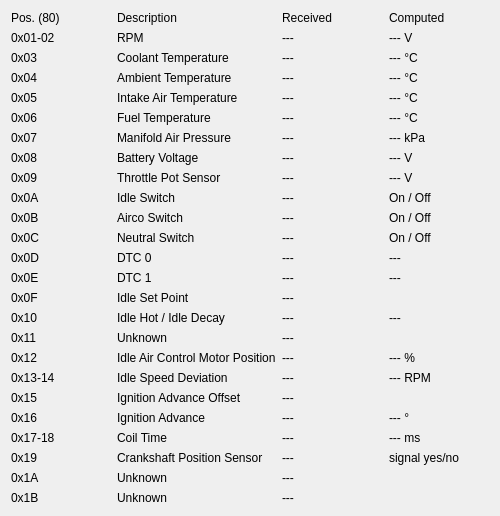
    <widget class="QWidget" name="raw_2">
      <property name="geometry">
       <rect>
        <x>620</x>
        <y>10</y>
        <width>500</width>
        <height>504</height>
       </rect>
      </property>

      <layout class="QGridLayout" name="HF_table_2">

       <item row="0" column="0">
        <widget class="QLabel" name="header_5">
         <property name="text">
          <string>Pos. (80)</string>
         </property>
        </widget>
       </item>
        <item row="0" column="1">
        <widget class="QLabel" name="header_6">
         <property name="text">
          <string>Description</string>
         </property>
        </widget>
       </item>
        <item row="0" column="2">
        <widget class="QLabel" name="header_7">
         <property name="text">
          <string>Received</string>
         </property>
        </widget>
       </item>
        <item row="0" column="3">
        <widget class="QLabel" name="header_8">
         <property name="text">
          <string>Computed</string>
         </property>
        </widget>
       </item>

       <item row="1" column="0">
        <widget class="QLabel" name="Ax01">
         <property name="text">
          <string>0x01-02</string>
         </property>
        </widget>
       </item>
       <item row="1" column="1">
        <widget class="QLabel" name="label_80x01">
         <property name="text">
          <string>RPM</string>
         </property>
        </widget>
       </item>
       <item row="1" column="2">
        <widget class="QLabel" name="m_80_01">
		<property name="text">
		<string>---</string>
		</property>
        </widget>
       </item>
	   <item row="1" column="3">
        <widget class="QLabel" name="r_80_01">
		<property name="text">
		<string>--- V</string>
		</property>
        </widget>
       </item> 

       <item row="3" column="0">
        <widget class="QLabel" name="Ax03">
         <property name="text">
          <string>0x03</string>
         </property>
        </widget>
       </item>
       <item row="3" column="1">
        <widget class="QLabel" name="label_80x03">
         <property name="text">
          <string>Coolant Temperature</string>
         </property>
        </widget>
       </item>
       <item row="3" column="2">
        <widget class="QLabel" name="m_80_03">
		<property name="text">
		<string>---</string>
		</property>
        </widget>
       </item>
	   <item row="3" column="3">
        <widget class="QLabel" name="r_80_03">
		<property name="text">
		<string>--- °C</string>
		</property>
        </widget>
       </item> 

       <item row="4" column="0">
        <widget class="QLabel" name="Ax04">
         <property name="text">
          <string>0x04</string>
         </property>
        </widget>
       </item>
       <item row="4" column="1">
        <widget class="QLabel" name="label_80x04">
         <property name="text">
          <string>Ambient Temperature</string>
         </property>
        </widget>
       </item>
       <item row="4" column="2">
        <widget class="QLabel" name="m_80_04">
		<property name="text">
		<string>---</string>
		</property>
        </widget>
       </item>
	   <item row="4" column="3">
        <widget class="QLabel" name="r_80_04">
		<property name="text">
		<string>--- °C</string>
		</property>
        </widget>
       </item>

        <item row="5" column="0">
        <widget class="QLabel" name="Ax05">
         <property name="text">
          <string>0x05</string>
         </property>
        </widget>
       </item>
       <item row="5" column="1">
        <widget class="QLabel" name="label_80x05">
         <property name="text">
          <string>Intake Air Temperature</string>
         </property>
        </widget>
       </item>
       <item row="5" column="2">
        <widget class="QLabel" name="m_80_05">
		<property name="text">
		<string>---</string>
		</property>
        </widget>
       </item>
	   <item row="5" column="3">
        <widget class="QLabel" name="r_80_05">
		<property name="text">
		<string>--- °C</string>
		</property>
        </widget>
       </item>

        <item row="6" column="0">
        <widget class="QLabel" name="Ax06">
         <property name="text">
          <string>0x06</string>
         </property>
        </widget>
       </item>
       <item row="6" column="1">
        <widget class="QLabel" name="label_80x06">
         <property name="text">
          <string>Fuel Temperature</string>
         </property>
        </widget>
       </item>
       <item row="6" column="2">
        <widget class="QLabel" name="m_80_06">
		<property name="text">
		<string>---</string>
		</property>
        </widget>
       </item>
	   <item row="6" column="3">
        <widget class="QLabel" name="r_80_06">
		<property name="text">
		<string>--- °C</string>
		</property>
        </widget>
       </item>

        <item row="7" column="0">
        <widget class="QLabel" name="Ax07">
         <property name="text">
          <string>0x07</string>
         </property>
        </widget>
       </item>
       <item row="7" column="1">
        <widget class="QLabel" name="label_80x07">
         <property name="text">
          <string>Manifold Air Pressure</string>
         </property>
        </widget>
       </item>
       <item row="7" column="2">
        <widget class="QLabel" name="m_80_07">
		<property name="text">
		<string>---</string>
		</property>
        </widget>
       </item>
		<item row="7" column="3">
        <widget class="QLabel" name="r_80_07">
		<property name="text">
		<string>--- kPa</string>
		</property>
        </widget>
       </item> 

        <item row="8" column="0">
        <widget class="QLabel" name="Ax08">
         <property name="text">
          <string>0x08</string>
         </property>
        </widget>
       </item>
       <item row="8" column="1">
        <widget class="QLabel" name="label_80x08">
         <property name="text">
          <string>Battery Voltage</string>
         </property>
        </widget>
       </item>
       <item row="8" column="2">
        <widget class="QLabel" name="m_80_08">
		<property name="text">
		<string>---</string>
		</property>
        </widget>
		</item>
		<item row="8" column="3">
        <widget class="QLabel" name="r_80_08">
		<property name="text">
		<string>--- V</string>
		</property>
        </widget>
       </item> 

        <item row="9" column="0">
        <widget class="QLabel" name="Ax09">
         <property name="text">
          <string>0x09</string>
         </property>
        </widget>
       </item>
       <item row="9" column="1">
        <widget class="QLabel" name="label_80x09">
         <property name="text">
          <string>Throttle Pot Sensor</string>
         </property>
        </widget>
       </item>
       <item row="9" column="2">
        <widget class="QLabel" name="m_80_09">
		<property name="text">
		<string>---</string>
		</property>
        </widget>
       </item>
	   <item row="9" column="3">
        <widget class="QLabel" name="r_80_09">
		<property name="text">
		<string>--- V</string>
		</property>
        </widget>
       </item>	   

        <item row="10" column="0">
        <widget class="QLabel" name="Ax0A">
         <property name="text">
          <string>0x0A</string>
         </property>
        </widget>
       </item>
       <item row="10" column="1">
        <widget class="QLabel" name="label_80x0A">
         <property name="text">
          <string>Idle Switch</string>
         </property>
        </widget>
       </item>
       <item row="10" column="2">
        <widget class="QLabel" name="m_80_0A">
		<property name="text">
		<string>---</string>
		</property>
        </widget>
       </item>
	   <item row="10" column="3">
        <widget class="QLabel" name="r_80_0A">
		<property name="text">
		<string>On / Off</string>
		</property>
        </widget>
       </item>

        <item row="11" column="0">
        <widget class="QLabel" name="Ax0B">
         <property name="text">
          <string>0x0B</string>
         </property>
        </widget>
       </item>
       <item row="11" column="1">
        <widget class="QLabel" name="label_80x0B">
         <property name="text">
          <string>Airco Switch</string>
         </property>
        </widget>
       </item>
       <item row="11" column="2">
        <widget class="QLabel" name="m_80_0B">
		<property name="text">
		<string>---</string>
		</property>
        </widget>
       </item>
	   <item row="11" column="3">
        <widget class="QLabel" name="r_80_0B">
		<property name="text">
		<string>On / Off</string>
		</property>
        </widget>
       </item>

        <item row="12" column="0">
        <widget class="QLabel" name="Ax0C">
         <property name="text">
          <string>0x0C</string>
         </property>
        </widget>
       </item>
       <item row="12" column="1">
        <widget class="QLabel" name="label_80x0C">
         <property name="text">
          <string>Neutral Switch</string>
         </property>
        </widget>
       </item>
       <item row="12" column="2">
        <widget class="QLabel" name="m_80_0C">
		<property name="text">
		<string>---</string>
		</property>
        </widget>
       </item>
	   <item row="12" column="3">
        <widget class="QLabel" name="r_80_0C">
		<property name="text">
		<string>On / Off</string>
		</property>
        </widget>
       </item>

        <item row="13" column="0">
        <widget class="QLabel" name="Ax0D">
         <property name="text">
          <string>0x0D</string>
         </property>
        </widget>
       </item>
       <item row="13" column="1">
        <widget class="QLabel" name="label_80x0D">
         <property name="text">
          <string>DTC 0</string>
         </property>
        </widget>
       </item>
       <item row="13" column="2">
        <widget class="QLabel" name="m_80_0D">
		<property name="text">
		<string>---</string>
		</property>
        </widget>
       </item>
	   	<item row="13" column="3">
        <widget class="QLabel" name="r_80_0D">
		<property name="text">
		<string>---</string>
		</property>
        </widget>
       </item>

        <item row="14" column="0">
        <widget class="QLabel" name="Ax0E">
         <property name="text">
          <string>0x0E</string>
         </property>
        </widget>
       </item>
       <item row="14" column="1">
        <widget class="QLabel" name="label_80x0E">
         <property name="text">
          <string>DTC 1</string>
         </property>
        </widget>
       </item>
       <item row="14" column="2">
        <widget class="QLabel" name="m_80_0E">
		<property name="text">
		<string>---</string>
		</property>
        </widget>
       </item>
	   	<item row="14" column="3">
        <widget class="QLabel" name="r_80_0E">
		<property name="text">
		<string>---</string>
		</property>
        </widget>
       </item>

        <item row="15" column="0">
        <widget class="QLabel" name="Ax0F">
         <property name="text">
          <string>0x0F</string>
         </property>
        </widget>
       </item>
       <item row="15" column="1">
        <widget class="QLabel" name="label_80x0F">
         <property name="text">
          <string>Idle Set Point</string>
         </property>
        </widget>
       </item>
       <item row="15" column="2">
        <widget class="QLabel" name="m_80_0F">
		<property name="text">
		<string>---</string>
		</property>
        </widget>
       </item>

        <item row="16" column="0">
        <widget class="QLabel" name="Ax10">
         <property name="text">
          <string>0x10</string>
         </property>
        </widget>
       </item>
       <item row="16" column="1">
        <widget class="QLabel" name="label_80x10">
         <property name="text">
          <string>Idle Hot / Idle Decay</string>
         </property>
        </widget>
       </item>
       <item row="16" column="2">
        <widget class="QLabel" name="m_80_10">
		<property name="text">
		<string>---</string>
		</property>
        </widget>
       </item>
	   <item row="16" column="3">
        <widget class="QLabel" name="r_80_10">
		<property name="text">
		<string>---</string>
		</property>
        </widget>
       </item>

        <item row="17" column="0">
        <widget class="QLabel" name="Ax11">
         <property name="text">
          <string>0x11</string>
         </property>
        </widget>
       </item>
       <item row="17" column="1">
        <widget class="QLabel" name="label_80x11">
         <property name="text">
          <string>Unknown</string>
         </property>
        </widget>
       </item>
       <item row="17" column="2">
        <widget class="QLabel" name="m_80_11">
		<property name="text">
		<string>---</string>
		</property>
        </widget>
       </item>

        <item row="18" column="0">
        <widget class="QLabel" name="Ax12">
         <property name="text">
          <string>0x12</string>
         </property>
        </widget>
       </item>
       <item row="18" column="1">
        <widget class="QLabel" name="label_80x12">
         <property name="text">
          <string>Idle Air Control Motor Position</string>
         </property>
        </widget>
       </item>
       <item row="18" column="2">
        <widget class="QLabel" name="m_80_12">
		<property name="text">
		<string>---</string>
		</property>
        </widget>
       </item>
	   <item row="18" column="3">
        <widget class="QLabel" name="r_80_12">
		<property name="text">
		<string>--- %</string>
		</property>
        </widget>
       </item>

        <item row="19" column="0">
        <widget class="QLabel" name="Ax13">
         <property name="text">
          <string>0x13-14</string>
         </property>
        </widget>
       </item>
       <item row="19" column="1">
        <widget class="QLabel" name="label_80x13">
         <property name="text">
          <string>Idle Speed Deviation</string>
         </property>
        </widget>
       </item>
       <item row="19" column="2">
        <widget class="QLabel" name="m_80_13">
		<property name="text">
		<string>---</string>
		</property>
        </widget>
       </item>
	   <item row="19" column="3">
        <widget class="QLabel" name="r_80_13">
		<property name="text">
		<string>--- RPM</string>
		</property>
        </widget>
       </item> 


        <item row="21" column="0">
        <widget class="QLabel" name="Ax15">
         <property name="text">
          <string>0x15</string>
         </property>
        </widget>
       </item>
       <item row="21" column="1">
        <widget class="QLabel" name="label_80x15">
         <property name="text">
          <string>Ignition Advance Offset</string>
         </property>
        </widget>
       </item>
       <item row="21" column="2">
        <widget class="QLabel" name="m_80_15">
		<property name="text">
		<string>---</string>
		</property>
        </widget>
       </item>

        <item row="22" column="0">
        <widget class="QLabel" name="Ax16">
         <property name="text">
          <string>0x16</string>
         </property>
        </widget>
       </item>
       <item row="22" column="1">
        <widget class="QLabel" name="label_80x16">
         <property name="text">
          <string>Ignition Advance</string>
         </property>
        </widget>
       </item>
       <item row="22" column="2">
        <widget class="QLabel" name="m_80_16">
		<property name="text">
		<string>---</string>
		</property>
        </widget>
       </item>
	   <item row="22" column="3">
        <widget class="QLabel" name="r_80_16">
		<property name="text">
		<string>--- °</string>
		</property>
        </widget>
       </item>	

       <item row="23" column="0">
        <widget class="QLabel" name="Ax17">
         <property name="text">
          <string>0x17-18</string>
         </property>
        </widget>
       </item>
       <item row="23" column="1">
        <widget class="QLabel" name="label_80x17">
         <property name="text">
          <string>Coil Time</string>
         </property>
        </widget>
       </item>
       <item row="23" column="2">
        <widget class="QLabel" name="m_80_17">
		<property name="text">
		<string>---</string>
		</property>
        </widget>
       </item>
	   <item row="23" column="3">
        <widget class="QLabel" name="r_80_17">
		<property name="text">
		<string>--- ms</string>
		</property>
        </widget>
       </item>	


       <item row="25" column="0">
        <widget class="QLabel" name="Ax19">
         <property name="text">
          <string>0x19</string>
         </property>
        </widget>
       </item>
       <item row="25" column="1">
        <widget class="QLabel" name="label_80x19">
         <property name="text">
          <string>Crankshaft Position Sensor</string>
         </property>
        </widget>
       </item>
       <item row="25" column="2">
        <widget class="QLabel" name="m_80_19">
		<property name="text">
		<string>---</string>
		</property>
        </widget>
       </item>
	   <item row="25" column="3">
        <widget class="QLabel" name="r_80_19">
		<property name="text">
		<string>signal yes/no</string>
		</property>
        </widget>
       </item>

       <item row="26" column="0">
        <widget class="QLabel" name="Ax1A">
         <property name="text">
          <string>0x1A</string>
         </property>
        </widget>
       </item>
       <item row="26" column="1">
        <widget class="QLabel" name="label_80x1A">
         <property name="text">
          <string>Unknown</string>
         </property>
        </widget>
       </item>
       <item row="26" column="2">
        <widget class="QLabel" name="m_80_1A">
		<property name="text">
		<string>---</string>
		</property>
        </widget>
       </item>

       <item row="27" column="0">
        <widget class="QLabel" name="Ax1B">
         <property name="text">
          <string>0x1B</string>
         </property>
        </widget>
       </item>
       <item row="27" column="1">
        <widget class="QLabel" name="label_80x1B">
         <property name="text">
          <string>Unknown</string>
         </property>
        </widget>
       </item>
       <item row="27" column="2">
        <widget class="QLabel" name="m_80_1B">
		<property name="text">
		<string>---</string>
		</property>
        </widget>
       </item>

      </layout>
     </widget>
